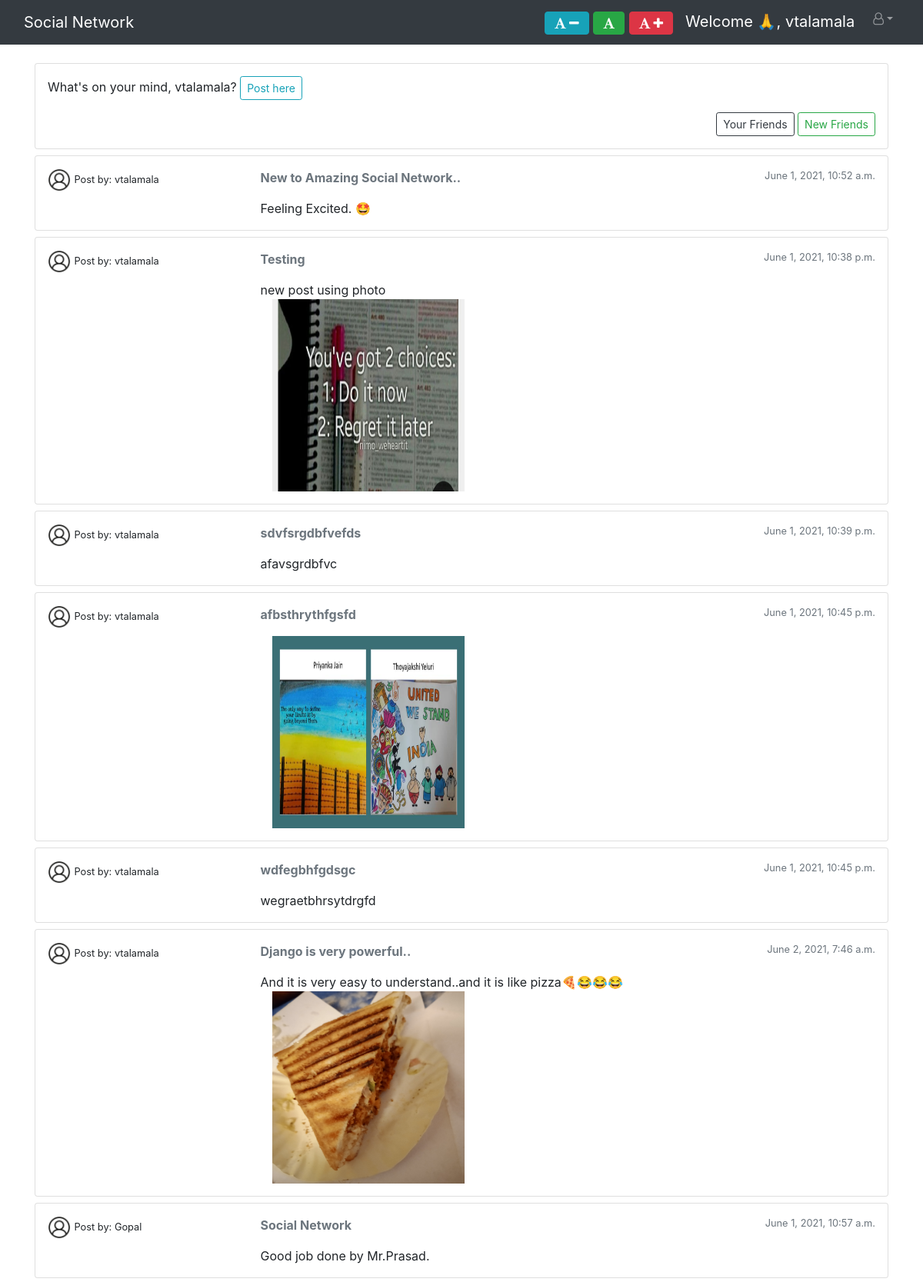
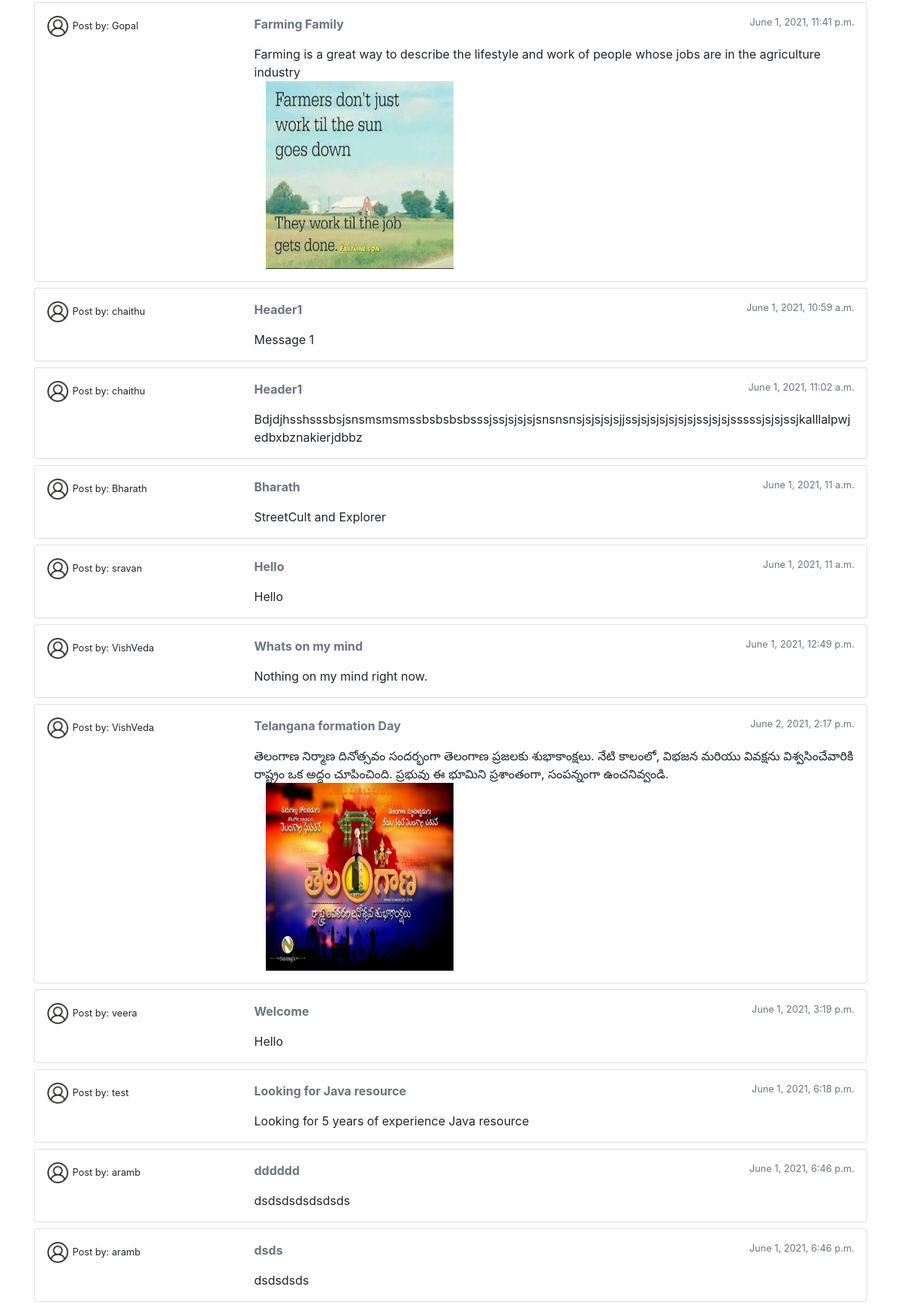
The app's page /timeline/ (signed in) with its own data (2 pictures, top to bottom).
### accounts/models.py (models this page shows, shortened)
class PostsModel(models.Model):
    heading = models.CharField(max_length=200)
    message = models.TextField(max_length=4000, blank=True)
    post_image = models.ImageField(upload_to="posts/", blank=True)
    created_at = models.DateTimeField(auto_now_add=True)
    created_by = models.ForeignKey(User, related_name="posts", on_delete=models.CASCADE)

### accounts/views.py (the view)
# urls.py: path('timeline/', views.timeline, name="timeline"),
@login_required
def timeline(request):
    user_obj = User.objects.get(id=request.user.id)
    followers = SocialConnectivity.objects.filter(follower=user_obj)
    follower_names = [i.following for i in followers]
    follower_names.append(user_obj)
    posts = PostsModel.objects.filter(created_by__in=follower_names)
    return render(request, "timeline.html", {"posts": posts, "domain": get_current_site(request)})

### templates/timeline.html (shortened to what this page needs)
{% extends 'base.html' %}
{% load static %}
{% block heading %}<a class="navbar-brand" href="{% url 'timeline' %}">Social Network</a>{% endblock heading %}
{% block content %}
<div class="card mb-2">
    <div class="card-body p-3">
        <p>What's on your mind, {{ user }}? <a href="{% url 'add_post' %}">
            <button class="btn btn-outline-info btn-sm">Post here</button>
        </a>
        </p>
        <op style="float:right">
            <a href="{% url 'friends' %}">
                <button class="btn btn-outline-dark btn-sm">Your Friends</button>
            </a>
            <a href="{% url 'find_friends' %}">
                <button class="btn btn-outline-success btn-sm">New Friends</button>
            </a>
        </op>
    </div>
</div>
{% if posts %}
{% for post in posts %}
<div class="card mb-2">
    <div class="card-body p-3">
        <div class="row">
            <div class="col-3">
                <img src="{% static 'icons/user.png' %}" alt="{{ post.created_by }}" style="width:30px; height:30px">
                <small>Post by: {{ post.created_by }}</small>
            </div>
            <div class="col-9">
                <div class="row mb-3">
                    <div class="col-6">
                        <strong class="text-muted">{{ post.heading }}</strong>
                    </div>
                    <div class="col-6 text-right">
                        <small class="text-muted">{{ post.created_at }}</small>
                    </div>
                </div>
                {% if post.message %}
                {{ post.message }}
                {% endif %}
                {% if post.post_image %}
                <div class="col-6">
                    <img class="text-muted" src="{{ post.post_image.url }}" style="width:250px; height:250px">
                </div>
                {% endif %}
            </div>
        </div>
    </div>
</div>
{% endfor %}
{% endif %}
{% endblock %}

### templates/base.html (shortened to what this page needs)
{% load static %}
<html lang="en">
<head>
    <link rel="stylesheet" href="https://maxcdn.bootstrapcdn.com/bootstrap/4.5.2/css/bootstrap.min.css">
    <link rel="stylesheet" href="https://cdnjs.cloudflare.com/ajax/libs/font-awesome/4.7.0/css/font-awesome.min.css">
</head>
<body>
<header class="section-header">
    <nav class="navbar navbar-expand-lg navbar-dark bg-dark">
        <div class="container-fluid">
            {% block heading %}<a class="navbar-brand" href="{% url 'home' %}">Social Network</a>{% endblock heading %}
            <div class="collapse navbar-collapse" id="mainMenu">
                {% if user.is_authenticated %}
                <ul class="navbar-nav ml-auto">
                    <li class="navbar-brand">
                        <a class="btn btn-info" id="minus" title="Decrease Font Size"
                           style="color:white">
                            <i class="fa fa-font size1"> <i class="fa fa-minus minus"></i> </i>
                        </a>
                        <a class="btn btn-success" id="actual" title="Actual Font Size"
                           style="color:white">
                            <i class="fa fa-font size1"> </i>
                        </a>
                        <a class="btn btn-danger" id="plus" title="Increase Font Size"
                           style="color:white">
                            <i class="fa fa-font size1"> <i class="fa fa-plus plus"> </i> </i>
                        </a>
                    </li>
                    <li class="navbar-brand" style="color:white">Welcome 🙏, {{ user }}</li>
                    <li class="nav-item dropdown">
                        <a class="nav-link dropdown-toggle" href="" id="userMenu" data-toggle="dropdown"
                           aria-expanded="false"><i class="fa fa-user-o" aria-hidden="true"></i></a>
                    </li>
                </ul>
                {% else %}
                <form class="form-inline ml-auto">
                    <a href="{% url 'login' %}" class="btn btn-success">Log in</a>
                    <a href="{% url 'register' %}" class="btn btn-warning ml-2">Sign up</a>
                </form>
                {% endif %}
            </div>
        </div>
    </nav>
</header>
<div class="container">
    <br>
    {% block content %}{% endblock content %}
</div>
</body>
</html>

### records on screen
PostsModel: created_by "vtalamala", heading "New to Amazing Social Network..", created_at "June 1, 2021, 10:52 a.m.", message "Feeling Excited. 🤩"
PostsModel: created_by "vtalamala", heading "Testing", created_at "June 1, 2021, 10:38 p.m.", message "new post using photo", post_image (picture)
PostsModel: created_by "vtalamala", heading "sdvfsrgdbfvefds", created_at "June 1, 2021, 10:39 p.m.", message "afavsgrdbfvc"
PostsModel: created_by "vtalamala", heading "afbsthrythfgsfd", created_at "June 1, 2021, 10:45 p.m.", post_image (picture)
PostsModel: created_by "vtalamala", heading "wdfegbhfgdsgc", created_at "June 1, 2021, 10:45 p.m.", message "wegraetbhrsytdrgfd"
PostsModel: created_by "vtalamala", heading "Django is very powerful..", created_at "June 2, 2021, 7:46 a.m.", message "And it is very easy to understand..and it is like pizza🍕😂😂😂", post_image (picture)
PostsModel: created_by "Gopal", heading "Social Network", created_at "June 1, 2021, 10:57 a.m.", message "Good job done by Mr.Prasad."
PostsModel: created_by "Gopal", heading "Farming Family", created_at "June 1, 2021, 11:41 p.m.", message "Farming is a great way to describe the lifestyle and work of people whose jobs are in the agriculture industry", post_image (picture)
PostsModel: created_by "chaithu", heading "Header1", created_at "June 1, 2021, 10:59 a.m.", message "Message 1"
PostsModel: created_by "chaithu", heading "Header1", created_at "June 1, 2021, 11:02 a.m.", message "Bdjdjhsshsssbsjsnsmsmsmssbsbsbsbsssjssjsjsjsjsnsnsnsjsjsjsjsjjssjsjsjsjsjsjsjssjsjsjsssssjsjsjssjkalllalpwjedbxbznakierjdbbz"
PostsModel: created_by "Bharath", heading "Bharath", created_at "June 1, 2021, 11 a.m.", message "StreetCult and Explorer"
PostsModel: created_by "sravan", heading "Hello", created_at "June 1, 2021, 11 a.m.", message "Hello"
PostsModel: created_by "VishVeda", heading "Whats on my mind", created_at "June 1, 2021, 12:49 p.m.", message "Nothing on my mind right now."
PostsModel: created_by "VishVeda", heading "Telangana formation Day", created_at "June 2, 2021, 2:17 p.m.", message "తెలంగాణ నిర్మాణ దినోత్సవం సందర్భంగా తెలంగాణ ప్రజలకు శుభాకాంక్షలు. నేటి కాలంలో, విభజన మరియు వివక్షను విశ్వసించేవారికి రాష్ట్రం ఒక అద్దం చూపించింది. ప్రభువు ఈ భూమిని ప్రశాంతంగా, సంపన్నంగా ఉంచనివ్వండి.", post_image (picture)
PostsModel: created_by "veera", heading "Welcome", created_at "June 1, 2021, 3:19 p.m.", message "Hello"
PostsModel: created_by (placeholder picture), created_by "test", heading "Looking for Java resource", created_at "June 1, 2021, 6:18 p.m.", message "Looking for 5 years of experience Java resource"
PostsModel: created_by "aramb", heading "dddddd", created_at "June 1, 2021, 6:46 p.m.", message "dsdsdsdsdsdsds"
PostsModel: created_by "aramb", heading "dsds", created_at "June 1, 2021, 6:46 p.m.", message "dsdsdsds"

### other values on screen
{{ user }} "vtalamala"
